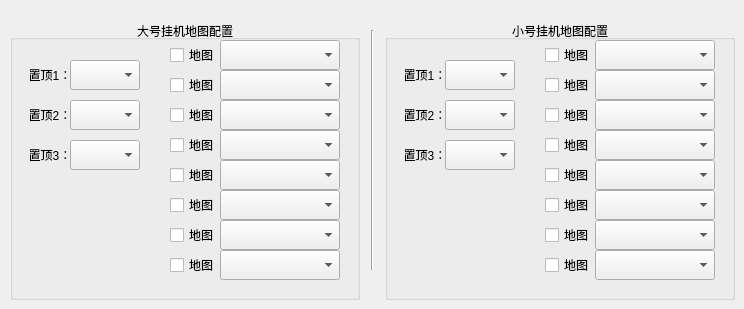
   <widget class="QWidget" name="tabDengJi">
    <attribute name="title">
     <string>等级boss</string>
    </attribute>
    <widget class="QGroupBox" name="groupBoxMaxDengJi">
     <property name="geometry">
      <rect>
       <x>10</x>
       <y>20</y>
       <width>350</width>
       <height>280</height>
      </rect>
     </property>
     <property name="title">
      <string>大号挂机地图配置</string>
     </property>
     <property name="alignment">
      <set>Qt::AlignmentFlag::AlignCenter</set>
     </property>
     <widget class="QComboBox" name="comboBoxMaxDengJiList1">
      <property name="geometry">
       <rect>
        <x>210</x>
        <y>20</y>
        <width>120</width>
        <height>30</height>
       </rect>
      </property>
     </widget>
     <widget class="QCheckBox" name="checkBoxMaxDengJiMap1">
      <property name="geometry">
       <rect>
        <x>160</x>
        <y>20</y>
        <width>50</width>
        <height>30</height>
       </rect>
      </property>
      <property name="text">
       <string>地图</string>
      </property>
     </widget>
     <widget class="QCheckBox" name="checkBoxMaxDengJiMap5">
      <property name="geometry">
       <rect>
        <x>160</x>
        <y>140</y>
        <width>50</width>
        <height>30</height>
       </rect>
      </property>
      <property name="text">
       <string>地图</string>
      </property>
     </widget>
     <widget class="QComboBox" name="comboBoxMaxDengJiList5">
      <property name="geometry">
       <rect>
        <x>210</x>
        <y>140</y>
        <width>120</width>
        <height>30</height>
       </rect>
      </property>
     </widget>
     <widget class="QComboBox" name="comboBoxMaxDengJiList6">
      <property name="geometry">
       <rect>
        <x>210</x>
        <y>170</y>
        <width>120</width>
        <height>30</height>
       </rect>
      </property>
     </widget>
     <widget class="QComboBox" name="comboBoxMaxDengJiList2">
      <property name="geometry">
       <rect>
        <x>210</x>
        <y>50</y>
        <width>120</width>
        <height>30</height>
       </rect>
      </property>
     </widget>
     <widget class="QCheckBox" name="checkBoxMaxDengJiMap2">
      <property name="geometry">
       <rect>
        <x>160</x>
        <y>50</y>
        <width>50</width>
        <height>30</height>
       </rect>
      </property>
      <property name="text">
       <string>地图</string>
      </property>
     </widget>
     <widget class="QCheckBox" name="checkBoxMaxDengJiMap6">
      <property name="geometry">
       <rect>
        <x>160</x>
        <y>170</y>
        <width>50</width>
        <height>30</height>
       </rect>
      </property>
      <property name="text">
       <string>地图</string>
      </property>
     </widget>
     <widget class="QComboBox" name="comboBoxMaxDengJiList7">
      <property name="geometry">
       <rect>
        <x>210</x>
        <y>200</y>
        <width>120</width>
        <height>30</height>
       </rect>
      </property>
     </widget>
     <widget class="QComboBox" name="comboBoxMaxDengJiList3">
      <property name="geometry">
       <rect>
        <x>210</x>
        <y>80</y>
        <width>120</width>
        <height>30</height>
       </rect>
      </property>
     </widget>
     <widget class="QCheckBox" name="checkBoxMaxDengJiMap3">
      <property name="geometry">
       <rect>
        <x>160</x>
        <y>80</y>
        <width>50</width>
        <height>30</height>
       </rect>
      </property>
      <property name="text">
       <string>地图</string>
      </property>
     </widget>
     <widget class="QCheckBox" name="checkBoxMaxDengJiMap7">
      <property name="geometry">
       <rect>
        <x>160</x>
        <y>200</y>
        <width>50</width>
        <height>30</height>
       </rect>
      </property>
      <property name="text">
       <string>地图</string>
      </property>
     </widget>
     <widget class="QComboBox" name="comboBoxMaxDengJiList8">
      <property name="geometry">
       <rect>
        <x>210</x>
        <y>230</y>
        <width>120</width>
        <height>30</height>
       </rect>
      </property>
     </widget>
     <widget class="QComboBox" name="comboBoxMaxDengJiList4">
      <property name="geometry">
       <rect>
        <x>210</x>
        <y>110</y>
        <width>120</width>
        <height>30</height>
       </rect>
      </property>
     </widget>
     <widget class="QCheckBox" name="checkBoxMaxDengJiMap4">
      <property name="geometry">
       <rect>
        <x>160</x>
        <y>110</y>
        <width>50</width>
        <height>30</height>
       </rect>
      </property>
      <property name="text">
       <string>地图</string>
      </property>
     </widget>
     <widget class="QCheckBox" name="checkBoxMaxDengJiMap8">
      <property name="geometry">
       <rect>
        <x>160</x>
        <y>230</y>
        <width>50</width>
        <height>30</height>
       </rect>
      </property>
      <property name="text">
       <string>地图</string>
      </property>
     </widget>
     <widget class="QComboBox" name="comboBoxMaxDengJiTop1">
      <property name="geometry">
       <rect>
        <x>60</x>
        <y>40</y>
        <width>70</width>
        <height>30</height>
       </rect>
      </property>
     </widget>
     <widget class="QComboBox" name="comboBoxMaxDengJiTop3">
      <property name="geometry">
       <rect>
        <x>60</x>
        <y>120</y>
        <width>70</width>
        <height>30</height>
       </rect>
      </property>
     </widget>
     <widget class="QComboBox" name="comboBoxMaxDengJiTop2">
      <property name="geometry">
       <rect>
        <x>60</x>
        <y>80</y>
        <width>70</width>
        <height>30</height>
       </rect>
      </property>
     </widget>
     <widget class="QLabel" name="label">
      <property name="geometry">
       <rect>
        <x>20</x>
        <y>40</y>
        <width>40</width>
        <height>30</height>
       </rect>
      </property>
      <property name="text">
       <string>置顶1：</string>
      </property>
      <property name="alignment">
       <set>Qt::AlignmentFlag::AlignCenter</set>
      </property>
     </widget>
     <widget class="QLabel" name="label_2">
      <property name="geometry">
       <rect>
        <x>20</x>
        <y>80</y>
        <width>40</width>
        <height>30</height>
       </rect>
      </property>
      <property name="text">
       <string>置顶2：</string>
      </property>
      <property name="alignment">
       <set>Qt::AlignmentFlag::AlignCenter</set>
      </property>
     </widget>
     <widget class="QLabel" name="label_3">
      <property name="geometry">
       <rect>
        <x>20</x>
        <y>120</y>
        <width>40</width>
        <height>30</height>
       </rect>
      </property>
      <property name="text">
       <string>置顶3：</string>
      </property>
      <property name="alignment">
       <set>Qt::AlignmentFlag::AlignCenter</set>
      </property>
     </widget>
    </widget>
    <widget class="Line" name="line">
     <property name="geometry">
      <rect>
       <x>370</x>
       <y>30</y>
       <width>5</width>
       <height>240</height>
      </rect>
     </property>
     <property name="orientation">
      <enum>Qt::Orientation::Vertical</enum>
     </property>
    </widget>
    <widget class="QGroupBox" name="groupBoxMinDengJi">
     <property name="geometry">
      <rect>
       <x>385</x>
       <y>20</y>
       <width>350</width>
       <height>280</height>
      </rect>
     </property>
     <property name="title">
      <string>小号挂机地图配置</string>
     </property>
     <property name="alignment">
      <set>Qt::AlignmentFlag::AlignCenter</set>
     </property>
     <widget class="QComboBox" name="comboBoxMinDengJiList1">
      <property name="geometry">
       <rect>
        <x>210</x>
        <y>20</y>
        <width>120</width>
        <height>30</height>
       </rect>
      </property>
     </widget>
     <widget class="QCheckBox" name="checkBoxMinDengJiMap1">
      <property name="geometry">
       <rect>
        <x>160</x>
        <y>20</y>
        <width>50</width>
        <height>30</height>
       </rect>
      </property>
      <property name="text">
       <string>地图</string>
      </property>
     </widget>
     <widget class="QCheckBox" name="checkBoxMinDengJiMap5">
      <property name="geometry">
       <rect>
        <x>160</x>
        <y>140</y>
        <width>50</width>
        <height>30</height>
       </rect>
      </property>
      <property name="text">
       <string>地图</string>
      </property>
     </widget>
     <widget class="QComboBox" name="comboBoxMinDengJiList5">
      <property name="geometry">
       <rect>
        <x>210</x>
        <y>140</y>
        <width>120</width>
        <height>30</height>
       </rect>
      </property>
     </widget>
     <widget class="QComboBox" name="comboBoxMinDengJiList6">
      <property name="geometry">
       <rect>
        <x>210</x>
        <y>170</y>
        <width>120</width>
        <height>30</height>
       </rect>
      </property>
     </widget>
     <widget class="QComboBox" name="comboBoxMinDengJiList2">
      <property name="geometry">
       <rect>
        <x>210</x>
        <y>50</y>
        <width>120</width>
        <height>30</height>
       </rect>
      </property>
     </widget>
     <widget class="QCheckBox" name="checkBoxMinDengJiMap2">
      <property name="geometry">
       <rect>
        <x>160</x>
        <y>50</y>
        <width>50</width>
        <height>30</height>
       </rect>
      </property>
      <property name="text">
       <string>地图</string>
      </property>
     </widget>
     <widget class="QCheckBox" name="checkBoxMinDengJiMap6">
      <property name="geometry">
       <rect>
        <x>160</x>
        <y>170</y>
        <width>50</width>
        <height>30</height>
       </rect>
      </property>
      <property name="text">
       <string>地图</string>
      </property>
     </widget>
     <widget class="QComboBox" name="comboBoxMinDengJiList7">
      <property name="geometry">
       <rect>
        <x>210</x>
        <y>200</y>
        <width>120</width>
        <height>30</height>
       </rect>
      </property>
     </widget>
     <widget class="QComboBox" name="comboBoxMinDengJiList3">
      <property name="geometry">
       <rect>
        <x>210</x>
        <y>80</y>
        <width>120</width>
        <height>30</height>
       </rect>
      </property>
     </widget>
     <widget class="QCheckBox" name="checkBoxMinDengJiMap3">
      <property name="geometry">
       <rect>
        <x>160</x>
        <y>80</y>
        <width>50</width>
        <height>30</height>
       </rect>
      </property>
      <property name="text">
       <string>地图</string>
      </property>
     </widget>
     <widget class="QCheckBox" name="checkBoxMinDengJiMap7">
      <property name="geometry">
       <rect>
        <x>160</x>
        <y>200</y>
        <width>50</width>
        <height>30</height>
       </rect>
      </property>
      <property name="text">
       <string>地图</string>
      </property>
     </widget>
     <widget class="QComboBox" name="comboBoxMinDengJiList8">
      <property name="geometry">
       <rect>
        <x>210</x>
        <y>230</y>
        <width>120</width>
        <height>30</height>
       </rect>
      </property>
     </widget>
     <widget class="QComboBox" name="comboBoxMinDengJiList4">
      <property name="geometry">
       <rect>
        <x>210</x>
        <y>110</y>
        <width>120</width>
        <height>30</height>
       </rect>
      </property>
     </widget>
     <widget class="QCheckBox" name="checkBoxMinDengJiMap4">
      <property name="geometry">
       <rect>
        <x>160</x>
        <y>110</y>
        <width>50</width>
        <height>30</height>
       </rect>
      </property>
      <property name="text">
       <string>地图</string>
      </property>
     </widget>
     <widget class="QCheckBox" name="checkBoxMinDengJiMap8">
      <property name="geometry">
       <rect>
        <x>160</x>
        <y>230</y>
        <width>50</width>
        <height>30</height>
       </rect>
      </property>
      <property name="text">
       <string>地图</string>
      </property>
     </widget>
     <widget class="QComboBox" name="comboBoxMinDengJiTop1">
      <property name="geometry">
       <rect>
        <x>60</x>
        <y>40</y>
        <width>70</width>
        <height>30</height>
       </rect>
      </property>
     </widget>
     <widget class="QComboBox" name="comboBoxMinDengJiTop3">
      <property name="geometry">
       <rect>
        <x>60</x>
        <y>120</y>
        <width>70</width>
        <height>30</height>
       </rect>
      </property>
     </widget>
     <widget class="QComboBox" name="comboBoxMinDengJiTop2">
      <property name="geometry">
       <rect>
        <x>60</x>
        <y>80</y>
        <width>70</width>
        <height>30</height>
       </rect>
      </property>
     </widget>
     <widget class="QLabel" name="label_4">
      <property name="geometry">
       <rect>
        <x>20</x>
        <y>40</y>
        <width>40</width>
        <height>30</height>
       </rect>
      </property>
      <property name="text">
       <string>置顶1：</string>
      </property>
      <property name="alignment">
       <set>Qt::AlignmentFlag::AlignCenter</set>
      </property>
     </widget>
     <widget class="QLabel" name="label_5">
      <property name="geometry">
       <rect>
        <x>20</x>
        <y>80</y>
        <width>40</width>
        <height>30</height>
       </rect>
      </property>
      <property name="text">
       <string>置顶2：</string>
      </property>
      <property name="alignment">
       <set>Qt::AlignmentFlag::AlignCenter</set>
      </property>
     </widget>
     <widget class="QLabel" name="label_6">
      <property name="geometry">
       <rect>
        <x>20</x>
        <y>120</y>
        <width>40</width>
        <height>30</height>
       </rect>
      </property>
      <property name="text">
       <string>置顶3：</string>
      </property>
      <property name="alignment">
       <set>Qt::AlignmentFlag::AlignCenter</set>
      </property>
     </widget>
    </widget>
   </widget>
